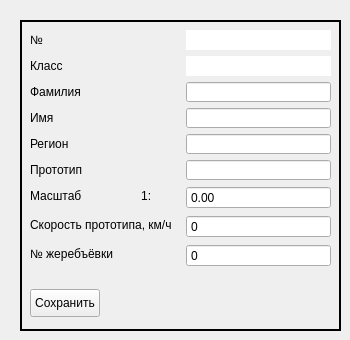
         <widget class="QWidget" name="tab">
          <attribute name="title">
           <string>Информация</string>
          </attribute>
          <widget class="QFrame" name="frame_4">
           <property name="geometry">
            <rect>
             <x>20</x>
             <y>20</y>
             <width>321</width>
             <height>311</height>
            </rect>
           </property>
           <property name="frameShape">
            <enum>QFrame::Box</enum>
           </property>
           <property name="frameShadow">
            <enum>QFrame::Plain</enum>
           </property>
           <property name="lineWidth">
            <number>2</number>
           </property>
           <widget class="QWidget" name="layoutWidget">
            <property name="geometry">
             <rect>
              <x>10</x>
              <y>10</y>
              <width>301</width>
              <height>287</height>
             </rect>
            </property>
            <layout class="QVBoxLayout" name="verticalLayout_3">
             <item>
              <layout class="QFormLayout" name="formLayout">
               <item row="0" column="0">
                <widget class="QLabel" name="label_3">
                 <property name="minimumSize">
                  <size>
                   <width>0</width>
                   <height>20</height>
                  </size>
                 </property>
                 <property name="maximumSize">
                  <size>
                   <width>16777215</width>
                   <height>20</height>
                  </size>
                 </property>
                 <property name="text">
                  <string>№</string>
                 </property>
                </widget>
               </item>
               <item row="5" column="0">
                <widget class="QLabel" name="label_4">
                 <property name="minimumSize">
                  <size>
                   <width>0</width>
                   <height>20</height>
                  </size>
                 </property>
                 <property name="maximumSize">
                  <size>
                   <width>16777215</width>
                   <height>20</height>
                  </size>
                 </property>
                 <property name="text">
                  <string>Прототип</string>
                 </property>
                </widget>
               </item>
               <item row="5" column="1">
                <widget class="QLineEdit" name="lineEdit_prototype">
                 <property name="minimumSize">
                  <size>
                   <width>0</width>
                   <height>20</height>
                  </size>
                 </property>
                 <property name="maximumSize">
                  <size>
                   <width>16777215</width>
                   <height>20</height>
                  </size>
                 </property>
                </widget>
               </item>
               <item row="6" column="0">
                <widget class="QLabel" name="label_5">
                 <property name="minimumSize">
                  <size>
                   <width>150</width>
                   <height>20</height>
                  </size>
                 </property>
                 <property name="maximumSize">
                  <size>
                   <width>150</width>
                   <height>20</height>
                  </size>
                 </property>
                 <property name="text">
                  <string>Масштаб                  1:</string>
                 </property>
                </widget>
               </item>
               <item row="7" column="0">
                <widget class="QLabel" name="label_6">
                 <property name="minimumSize">
                  <size>
                   <width>0</width>
                   <height>20</height>
                  </size>
                 </property>
                 <property name="maximumSize">
                  <size>
                   <width>16777215</width>
                   <height>20</height>
                  </size>
                 </property>
                 <property name="text">
                  <string>Скорость прототипа, км/ч</string>
                 </property>
                </widget>
               </item>
               <item row="0" column="1">
                <widget class="QLabel" name="label_number">
                 <property name="styleSheet">
                  <string notr="true">background-color: rgb(255, 255, 255);</string>
                 </property>
                 <property name="text">
                  <string/>
                 </property>
                </widget>
               </item>
               <item row="1" column="0">
                <widget class="QLabel" name="label_8">
                 <property name="minimumSize">
                  <size>
                   <width>0</width>
                   <height>20</height>
                  </size>
                 </property>
                 <property name="maximumSize">
                  <size>
                   <width>16777215</width>
                   <height>20</height>
                  </size>
                 </property>
                 <property name="text">
                  <string>Класс</string>
                 </property>
                </widget>
               </item>
               <item row="1" column="1">
                <widget class="QLabel" name="label_cls">
                 <property name="styleSheet">
                  <string notr="true">background-color: rgb(255, 255, 255);</string>
                 </property>
                 <property name="text">
                  <string/>
                 </property>
                </widget>
               </item>
               <item row="6" column="1">
                <widget class="QDoubleSpinBox" name="scale_box">
                 <property name="locale">
                  <locale language="English" country="UnitedStates"/>
                 </property>
                 <property name="buttonSymbols">
                  <enum>QAbstractSpinBox::NoButtons</enum>
                 </property>
                 <property name="correctionMode">
                  <enum>QAbstractSpinBox::CorrectToNearestValue</enum>
                 </property>
                 <property name="decimals">
                  <number>2</number>
                 </property>
                 <property name="minimum">
                  <double>0.000000000000000</double>
                 </property>
                 <property name="maximum">
                  <double>10000.000000000000000</double>
                 </property>
                 <property name="value">
                  <double>0.000000000000000</double>
                 </property>
                </widget>
               </item>
               <item row="7" column="1">
                <widget class="QSpinBox" name="speed_box">
                 <property name="locale">
                  <locale language="English" country="UnitedStates"/>
                 </property>
                 <property name="buttonSymbols">
                  <enum>QAbstractSpinBox::NoButtons</enum>
                 </property>
                 <property name="correctionMode">
                  <enum>QAbstractSpinBox::CorrectToNearestValue</enum>
                 </property>
                 <property name="maximum">
                  <number>10000</number>
                 </property>
                </widget>
               </item>
               <item row="4" column="0">
                <widget class="QLabel" name="label_7">
                 <property name="minimumSize">
                  <size>
                   <width>0</width>
                   <height>20</height>
                  </size>
                 </property>
                 <property name="maximumSize">
                  <size>
                   <width>16777215</width>
                   <height>20</height>
                  </size>
                 </property>
                 <property name="text">
                  <string>Регион</string>
                 </property>
                </widget>
               </item>
               <item row="3" column="0">
                <widget class="QLabel" name="label_2">
                 <property name="minimumSize">
                  <size>
                   <width>0</width>
                   <height>20</height>
                  </size>
                 </property>
                 <property name="maximumSize">
                  <size>
                   <width>16777215</width>
                   <height>20</height>
                  </size>
                 </property>
                 <property name="text">
                  <string>Имя</string>
                 </property>
                </widget>
               </item>
               <item row="2" column="0">
                <widget class="QLabel" name="label">
                 <property name="minimumSize">
                  <size>
                   <width>0</width>
                   <height>20</height>
                  </size>
                 </property>
                 <property name="maximumSize">
                  <size>
                   <width>16777215</width>
                   <height>20</height>
                  </size>
                 </property>
                 <property name="text">
                  <string>Фамилия</string>
                 </property>
                </widget>
               </item>
               <item row="4" column="1">
                <widget class="QLineEdit" name="lineEdit_region">
                 <property name="minimumSize">
                  <size>
                   <width>0</width>
                   <height>20</height>
                  </size>
                 </property>
                 <property name="maximumSize">
                  <size>
                   <width>16777215</width>
                   <height>20</height>
                  </size>
                 </property>
                </widget>
               </item>
               <item row="3" column="1">
                <widget class="QLineEdit" name="lineEdit_name">
                 <property name="minimumSize">
                  <size>
                   <width>0</width>
                   <height>20</height>
                  </size>
                 </property>
                 <property name="maximumSize">
                  <size>
                   <width>16777215</width>
                   <height>20</height>
                  </size>
                 </property>
                </widget>
               </item>
               <item row="2" column="1">
                <widget class="QLineEdit" name="lineEdit_surname">
                 <property name="minimumSize">
                  <size>
                   <width>0</width>
                   <height>20</height>
                  </size>
                 </property>
                 <property name="maximumSize">
                  <size>
                   <width>16777215</width>
                   <height>20</height>
                  </size>
                 </property>
                </widget>
               </item>
               <item row="8" column="0">
                <widget class="QLabel" name="label_9">
                 <property name="minimumSize">
                  <size>
                   <width>0</width>
                   <height>20</height>
                  </size>
                 </property>
                 <property name="maximumSize">
                  <size>
                   <width>16777215</width>
                   <height>20</height>
                  </size>
                 </property>
                 <property name="text">
                  <string>№ жеребъёвки</string>
                 </property>
                </widget>
               </item>
               <item row="8" column="1">
                <widget class="QSpinBox" name="toss_box">
                 <property name="locale">
                  <locale language="English" country="UnitedStates"/>
                 </property>
                 <property name="buttonSymbols">
                  <enum>QAbstractSpinBox::NoButtons</enum>
                 </property>
                 <property name="correctionMode">
                  <enum>QAbstractSpinBox::CorrectToNearestValue</enum>
                 </property>
                </widget>
               </item>
              </layout>
             </item>
             <item>
              <widget class="QPushButton" name="save_info_btn">
               <property name="minimumSize">
                <size>
                 <width>70</width>
                 <height>28</height>
                </size>
               </property>
               <property name="maximumSize">
                <size>
                 <width>70</width>
                 <height>28</height>
                </size>
               </property>
               <property name="text">
                <string>Сохранить</string>
               </property>
              </widget>
             </item>
            </layout>
           </widget>
          </widget>
         </widget>
